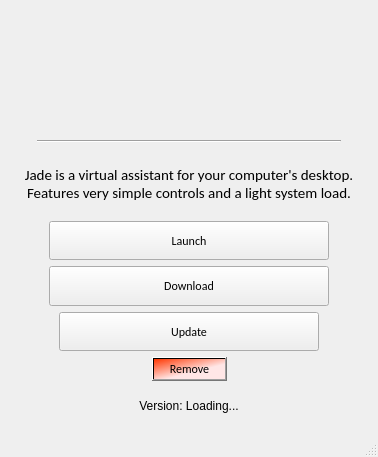
<?xml version="1.0" encoding="UTF-8"?>
<ui version="4.0">
 <class>MainWindow</class>
 <widget class="QMainWindow" name="MainWindow">
  <property name="geometry">
   <rect>
    <x>0</x>
    <y>0</y>
    <width>378</width>
    <height>457</height>
   </rect>
  </property>
  <property name="acceptDrops">
   <bool>true</bool>
  </property>
  <property name="windowTitle">
   <string>Jade Launcher | Jade Assistant Menu</string>
  </property>
  <widget class="QWidget" name="centralwidget">
   <layout class="QGridLayout" name="gridLayout">
    <item row="0" column="0">
     <layout class="QVBoxLayout" name="verticalLayout_4">
      <item>
       <layout class="QVBoxLayout" name="verticalLayout_3">
        <item>
         <layout class="QVBoxLayout" name="verticalLayout_2">
          <item>
           <layout class="QHBoxLayout" name="horizontalLayout">
            <item>
             <spacer name="horizontalSpacer">
              <property name="orientation">
               <enum>Qt::Horizontal</enum>
              </property>
              <property name="sizeHint" stdset="0">
               <size>
                <width>40</width>
                <height>20</height>
               </size>
              </property>
             </spacer>
            </item>
            <item>
             <widget class="QLabel" name="image">
              <property name="sizePolicy">
               <sizepolicy hsizetype="Fixed" vsizetype="Fixed">
                <horstretch>0</horstretch>
                <verstretch>0</verstretch>
               </sizepolicy>
              </property>
              <property name="minimumSize">
               <size>
                <width>180</width>
                <height>120</height>
               </size>
              </property>
              <property name="maximumSize">
               <size>
                <width>180</width>
                <height>120</height>
               </size>
              </property>
              <property name="text">
               <string/>
              </property>
              <property name="pixmap">
               <pixmap resource="../assets.qrc">:/images/assets/jadeAssistant.png</pixmap>
              </property>
              <property name="scaledContents">
               <bool>true</bool>
              </property>
             </widget>
            </item>
            <item>
             <spacer name="horizontalSpacer_2">
              <property name="orientation">
               <enum>Qt::Horizontal</enum>
              </property>
              <property name="sizeHint" stdset="0">
               <size>
                <width>40</width>
                <height>20</height>
               </size>
              </property>
             </spacer>
            </item>
           </layout>
          </item>
          <item>
           <layout class="QHBoxLayout" name="horizontalLayout_2">
            <item>
             <spacer name="horizontalSpacer_3">
              <property name="orientation">
               <enum>Qt::Horizontal</enum>
              </property>
              <property name="sizeType">
               <enum>QSizePolicy::Fixed</enum>
              </property>
              <property name="sizeHint" stdset="0">
               <size>
                <width>28</width>
                <height>13</height>
               </size>
              </property>
             </spacer>
            </item>
            <item>
             <widget class="Line" name="line">
              <property name="orientation">
               <enum>Qt::Horizontal</enum>
              </property>
             </widget>
            </item>
            <item>
             <spacer name="horizontalSpacer_4">
              <property name="orientation">
               <enum>Qt::Horizontal</enum>
              </property>
              <property name="sizeType">
               <enum>QSizePolicy::Fixed</enum>
              </property>
              <property name="sizeHint" stdset="0">
               <size>
                <width>28</width>
                <height>13</height>
               </size>
              </property>
             </spacer>
            </item>
           </layout>
          </item>
         </layout>
        </item>
        <item>
         <widget class="QLabel" name="description">
          <property name="font">
           <font>
            <family>Calibri</family>
           </font>
          </property>
          <property name="text">
           <string>&lt;html&gt;&lt;head/&gt;&lt;body&gt;&lt;p align=&quot;center&quot;&gt;&lt;span style=&quot; font-size:11pt;&quot;&gt;Jade is a virtual assistant for your computer's desktop. Features very simple controls and a light system load.&lt;/span&gt;&lt;/p&gt;&lt;/body&gt;&lt;/html&gt;</string>
          </property>
          <property name="wordWrap">
           <bool>true</bool>
          </property>
         </widget>
        </item>
       </layout>
      </item>
      <item>
       <layout class="QVBoxLayout" name="verticalLayout">
        <item>
         <layout class="QHBoxLayout" name="launchBox">
          <item>
           <spacer name="horizontalSpacer_5">
            <property name="orientation">
             <enum>Qt::Horizontal</enum>
            </property>
            <property name="sizeType">
             <enum>QSizePolicy::Fixed</enum>
            </property>
            <property name="sizeHint" stdset="0">
             <size>
              <width>40</width>
              <height>20</height>
             </size>
            </property>
           </spacer>
          </item>
          <item>
           <widget class="QPushButton" name="launchButton">
            <property name="sizePolicy">
             <sizepolicy hsizetype="Minimum" vsizetype="Minimum">
              <horstretch>0</horstretch>
              <verstretch>0</verstretch>
             </sizepolicy>
            </property>
            <property name="maximumSize">
             <size>
              <width>16777215</width>
              <height>40</height>
             </size>
            </property>
            <property name="font">
             <font>
              <family>Calibri</family>
             </font>
            </property>
            <property name="statusTip">
             <string>Launch Jade Assistant</string>
            </property>
            <property name="text">
             <string>Launch</string>
            </property>
           </widget>
          </item>
          <item>
           <spacer name="horizontalSpacer_6">
            <property name="orientation">
             <enum>Qt::Horizontal</enum>
            </property>
            <property name="sizeType">
             <enum>QSizePolicy::Fixed</enum>
            </property>
            <property name="sizeHint" stdset="0">
             <size>
              <width>40</width>
              <height>20</height>
             </size>
            </property>
           </spacer>
          </item>
         </layout>
        </item>
        <item>
         <layout class="QHBoxLayout" name="downloadBox">
          <item>
           <spacer name="horizontalSpacer_7">
            <property name="orientation">
             <enum>Qt::Horizontal</enum>
            </property>
            <property name="sizeType">
             <enum>QSizePolicy::Fixed</enum>
            </property>
            <property name="sizeHint" stdset="0">
             <size>
              <width>40</width>
              <height>20</height>
             </size>
            </property>
           </spacer>
          </item>
          <item>
           <widget class="QPushButton" name="downloadButton">
            <property name="sizePolicy">
             <sizepolicy hsizetype="Minimum" vsizetype="Minimum">
              <horstretch>0</horstretch>
              <verstretch>0</verstretch>
             </sizepolicy>
            </property>
            <property name="maximumSize">
             <size>
              <width>16777215</width>
              <height>40</height>
             </size>
            </property>
            <property name="font">
             <font>
              <family>Calibri</family>
             </font>
            </property>
            <property name="statusTip">
             <string>Download Jade Assistant</string>
            </property>
            <property name="text">
             <string>Download</string>
            </property>
           </widget>
          </item>
          <item>
           <spacer name="horizontalSpacer_8">
            <property name="orientation">
             <enum>Qt::Horizontal</enum>
            </property>
            <property name="sizeType">
             <enum>QSizePolicy::Fixed</enum>
            </property>
            <property name="sizeHint" stdset="0">
             <size>
              <width>40</width>
              <height>20</height>
             </size>
            </property>
           </spacer>
          </item>
         </layout>
        </item>
        <item>
         <layout class="QHBoxLayout" name="updateBox">
          <item>
           <spacer name="horizontalSpacer_9">
            <property name="orientation">
             <enum>Qt::Horizontal</enum>
            </property>
            <property name="sizeType">
             <enum>QSizePolicy::Fixed</enum>
            </property>
            <property name="sizeHint" stdset="0">
             <size>
              <width>50</width>
              <height>20</height>
             </size>
            </property>
           </spacer>
          </item>
          <item>
           <widget class="QPushButton" name="updateButton">
            <property name="sizePolicy">
             <sizepolicy hsizetype="Minimum" vsizetype="Minimum">
              <horstretch>0</horstretch>
              <verstretch>0</verstretch>
             </sizepolicy>
            </property>
            <property name="maximumSize">
             <size>
              <width>16777215</width>
              <height>40</height>
             </size>
            </property>
            <property name="font">
             <font>
              <family>Calibri</family>
             </font>
            </property>
            <property name="statusTip">
             <string>Update Jade Assistant</string>
            </property>
            <property name="text">
             <string>Update</string>
            </property>
           </widget>
          </item>
          <item>
           <spacer name="horizontalSpacer_10">
            <property name="orientation">
             <enum>Qt::Horizontal</enum>
            </property>
            <property name="sizeType">
             <enum>QSizePolicy::Fixed</enum>
            </property>
            <property name="sizeHint" stdset="0">
             <size>
              <width>50</width>
              <height>20</height>
             </size>
            </property>
           </spacer>
          </item>
         </layout>
        </item>
        <item>
         <layout class="QHBoxLayout" name="removeBox">
          <item>
           <spacer name="horizontalSpacer_11">
            <property name="orientation">
             <enum>Qt::Horizontal</enum>
            </property>
            <property name="sizeHint" stdset="0">
             <size>
              <width>40</width>
              <height>20</height>
             </size>
            </property>
           </spacer>
          </item>
          <item>
           <widget class="QPushButton" name="removeButton">
            <property name="sizePolicy">
             <sizepolicy hsizetype="Fixed" vsizetype="Fixed">
              <horstretch>0</horstretch>
              <verstretch>0</verstretch>
             </sizepolicy>
            </property>
            <property name="font">
             <font>
              <family>Calibri</family>
             </font>
            </property>
            <property name="statusTip">
             <string>Delete Jade Assistant from your device.</string>
            </property>
            <property name="styleSheet">
             <string notr="true">background-color: qlineargradient(spread:pad, x1:0, y1:0, x2:0.744, y2:0.824409, stop:0 rgba(255, 54, 0, 255), stop:0.772727 rgba(255, 230, 230, 255));</string>
            </property>
            <property name="text">
             <string>Remove</string>
            </property>
           </widget>
          </item>
          <item>
           <spacer name="horizontalSpacer_12">
            <property name="orientation">
             <enum>Qt::Horizontal</enum>
            </property>
            <property name="sizeHint" stdset="0">
             <size>
              <width>40</width>
              <height>20</height>
             </size>
            </property>
           </spacer>
          </item>
         </layout>
        </item>
        <item>
         <widget class="QLabel" name="version">
          <property name="text">
           <string>&lt;html&gt;&lt;head/&gt;&lt;body&gt;&lt;p align=&quot;center&quot;&gt;Version: Loading...&lt;/p&gt;&lt;/body&gt;&lt;/html&gt;</string>
          </property>
         </widget>
        </item>
       </layout>
      </item>
     </layout>
    </item>
   </layout>
  </widget>
  <widget class="QStatusBar" name="statusbar"/>
 </widget>
 <resources>
  <include location="../assets.qrc"/>
  <include location="../assets.qrc"/>
 </resources>
 <connections/>
</ui>
